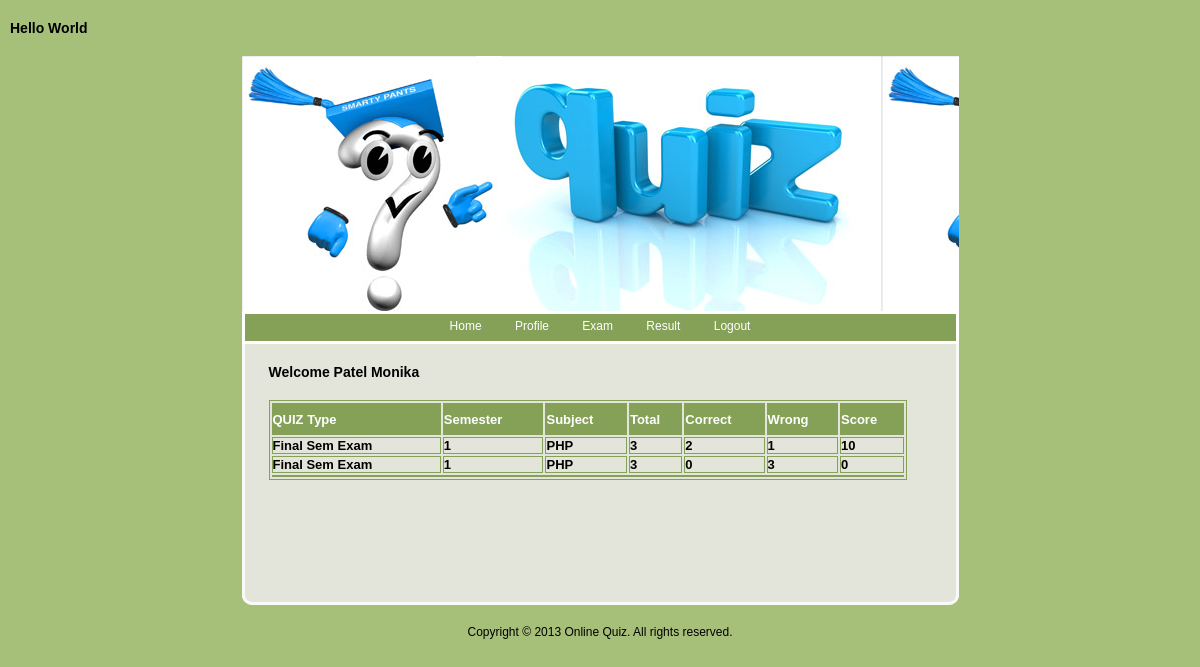
Page /Student/Result.php (signed in) on the committed database.
### tables this page shows
CREATE TABLE IF NOT EXISTS `result_master` (
  `Result_Id` int(11) NOT NULL AUTO_INCREMENT,
  `Exam_Id` int(11) NOT NULL,
  `Subject_Id` int(11) NOT NULL,
  `Student_Id` int(11) NOT NULL,
  `Total` int(11) NOT NULL,
  `Correct` int(11) NOT NULL,
  `Wrong` int(11) NOT NULL,
  `Result` int(11) NOT NULL,
  PRIMARY KEY (`Result_Id`)
);

CREATE TABLE IF NOT EXISTS `quiz_category` (
  `Quiz_Id` int(11) NOT NULL AUTO_INCREMENT,
  `Quiz_Name` varchar(20) NOT NULL,
  PRIMARY KEY (`Quiz_Id`)
);

CREATE TABLE IF NOT EXISTS `student_registration` (
  `Student_Id` int(11) NOT NULL AUTO_INCREMENT,
  `RollNumber` varchar(20) NOT NULL,
  `Name` varchar(20) NOT NULL,
  `Semester` varchar(10) NOT NULL,
  `Email` varchar(20) NOT NULL,
  `Mobile` varchar(10) NOT NULL,
  `UserName` varchar(20) NOT NULL,
  `Password` varchar(20) NOT NULL,
  `Status` varchar(10) NOT NULL,
  PRIMARY KEY (`Student_Id`)
);

CREATE TABLE IF NOT EXISTS `subject_master` (
  `Subject_Id` int(11) NOT NULL AUTO_INCREMENT,
  `Subject_Name` varchar(30) NOT NULL,
  `Semester` varchar(10) NOT NULL,
  PRIMARY KEY (`Subject_Id`)
);

### Student/Result.php (the view, shortened to what this page needs)
<?php
echo "<h1>Hello World</h1>";
?>
<!DOCTYPE html PUBLIC "-//W3C//DTD XHTML 1.0 Transitional//EN" "http://www.w3.org/TR/xhtml1/DTD/xhtml1-transitional.dtd">
<html xmlns="http://www.w3.org/1999/xhtml">
<head>
<link href="style.css" rel="stylesheet" type="text/css" />
</head>
<body>
<div id="container">
	<?php
		include "Header.php";
		?>
	<div id="content">
		<div id="left">
			<h1>Welcome <?php echo $_SESSION['Name'];?></h1>
	        <table width="100%" border="1" bordercolor="#85A157" >
              <tr>
                            <th bgcolor="#85A157" class="style13"><div align="left" class="style9 style5"><strong>QUIZ Type</strong></div></th>
                <th bgcolor="#85A157" class="style13"><div align="left" class="style9 style5"><strong>Semester</strong></div></th>
                <th height="32" bgcolor="#85A157" class="style13"><div align="left" class="style9 style5"><strong>Subject</strong></div></th>
                <th bgcolor="#85A157" class="style13"><div align="left" class="style9 style5"><strong>Total</strong></div></th>
                <th bgcolor="#85A157" class="style13"><div align="left" class="style9 style5"><strong>Correct</strong></div></th>
                <th bgcolor="#85A157" class="style13"><div align="left" class="style4">Wrong</div></th>
                <th bgcolor="#85A157" class="style13"><div align="left" class="style4">Score</div></th>
              </tr>
              <?php
$con = mysql_connect("localhost","root");
$sql = "SELECT result_master.Result_Id, quiz_category.Quiz_Name,
subject_master.Subject_Name, result_master.Student_Id,
student_registration.RollNumber, student_registration.Name,
student_registration.Semester, result_master.Total, result_master.Correct,
result_master.Wrong, result_master.`Result`
FROM result_master, quiz_category, subject_master, student_registration
WHERE result_master.Exam_Id=quiz_category.Quiz_Id AND
result_master.Subject_Id=subject_master.Subject_Id AND
result_master.Student_Id=student_registration.Student_Id AND result_master.Student_Id='".$_SESSION['ID']."' order by quiz_category.Quiz_Name ";
$result = mysql_query($sql,$con);
while($row = mysql_fetch_array($result))
{
$Quiz=$row['Quiz_Name'];
$Sem=$row['Semester'];
$Subject=$row['Subject_Name'];
$Total=$row['Total'];
$Correct=$row['Correct'];
$Wrong=$row['Wrong'];
$Score=$row['Result'];
?>
              <tr>
                <td class="style13"><div align="left" class="style9 style6"><strong><?php echo $Quiz;?></strong></div></td>
                <td class="style13"><div align="left" class="style9 style6"><strong><?php echo $Sem;?></strong></div></td>
                <td class="style13"><div align="left" class="style9 style6"><strong><?php echo $Subject;?></strong></div></td>
                <td class="style13"><div align="left" class="style9 style6"><strong><?php echo $Total;?></strong></div></td>
                <td class="style13"><div align="left" class="style9 style6"><strong><?php echo $Correct;?></strong></div></td>
                <td class="style13"><div align="left" class="style9 style6"><strong><?php echo $Wrong;?></strong></div></td>
                <td class="style13"><div align="left" class="style9 style6"><strong><?php echo $Score;?></strong></div></td>
              </tr>
              <?php
}
?>
              <tr>
                <td colspan="7" class="style13"><div align="left" class="style12"> </div></td>
              </tr>
            </table>
          <p>&nbsp;</p>
	<h1>&nbsp;</h1>
	  </div>
		<div id="footerline"></div>
	</div>
	<div id="footer">Copyright © 2013 Online Quiz.  All rights reserved.</div>
</div>
</body>
</html>

### Student/Header.php
<div id="header">
		<ul>
			<li><a href="index.php">Home</a></li>
			<li><a href="Profile.php">Profile</a></li>
			<li><a href="StartExam.php">Exam</a></li>
			<li><a href="Result.php">Result</a></li>
			<li><a href="Logout.php">Logout</a></li>
		</ul>
	</div>

### Student/style.css (style rules this page uses)
body { background-color:#a6bf79; color:#000000; font-family: Verdana, Arial, Helvetica, sans-serif; font-size: 12px; margin: 10px 10px; padding: 0px; }
* { margin: 0px; padding: 0px; }
#container { margin: 0px auto; text-align: left; width: 717px; }
a { font-size:12px; }
p { margin: 15px 0px; }
#header { margin: 0px 0px 0px 0px; background-image:url(images/header.jpg); width:717px; height:288px; position:relative; }
#header ul { background-color:#85a157; width:711px; border: 3px solid #FFFFFF; display:block; top:255px; position:absolute; margin: 0px 0px 0px 0px; height:22px; padding:5px 0px 0px 0px; text-align:center; }
#header li { display:inline; }
#header ul a { text-decoration:none; color:#FFFFFF; margin: 0px 15px; }
#content { background-image:url(images/content_bg.gif); width:717px; }
h1 { color:#000000; font-size:14px; margin: 20px 0px 20px 0px; }
#left { float:left; width:638px; margin-left:27px; padding: 0px 10px 30px 0px; display:inline; }
#footerline { clear:both; background-image:url(images/footer_bg.gif); font-size:1px; height:10px; }
#footer { width:717px; text-align:center; padding: 20px 0px; }

### Student/Result.php (style rules this page uses)
.style13 { font-family: Verdana, Arial, Helvetica, sans-serif; font-size: small; font-weight: bold; color: #000000; }
.style4 { font-size: small; font-weight: bold; color: #FFFFFF; }
.style5 { color: #FFFFFF }
.style6 { color: #000000 }

### rows in the picture
result_master: quiz_category.Quiz_Name "Final Sem Exam", Student_Id.Semester "1", Subject_Id.Subject_Name "PHP", Total "3", Correct "2", Wrong "1", Result "10"
result_master: quiz_category.Quiz_Name "Final Sem Exam", Student_Id.Semester "1", Subject_Id.Subject_Name "PHP", Total "3", Correct "0", Wrong "3", Result "0"

### other values in the picture
$_SESSION['Name'] "Patel Monika"
